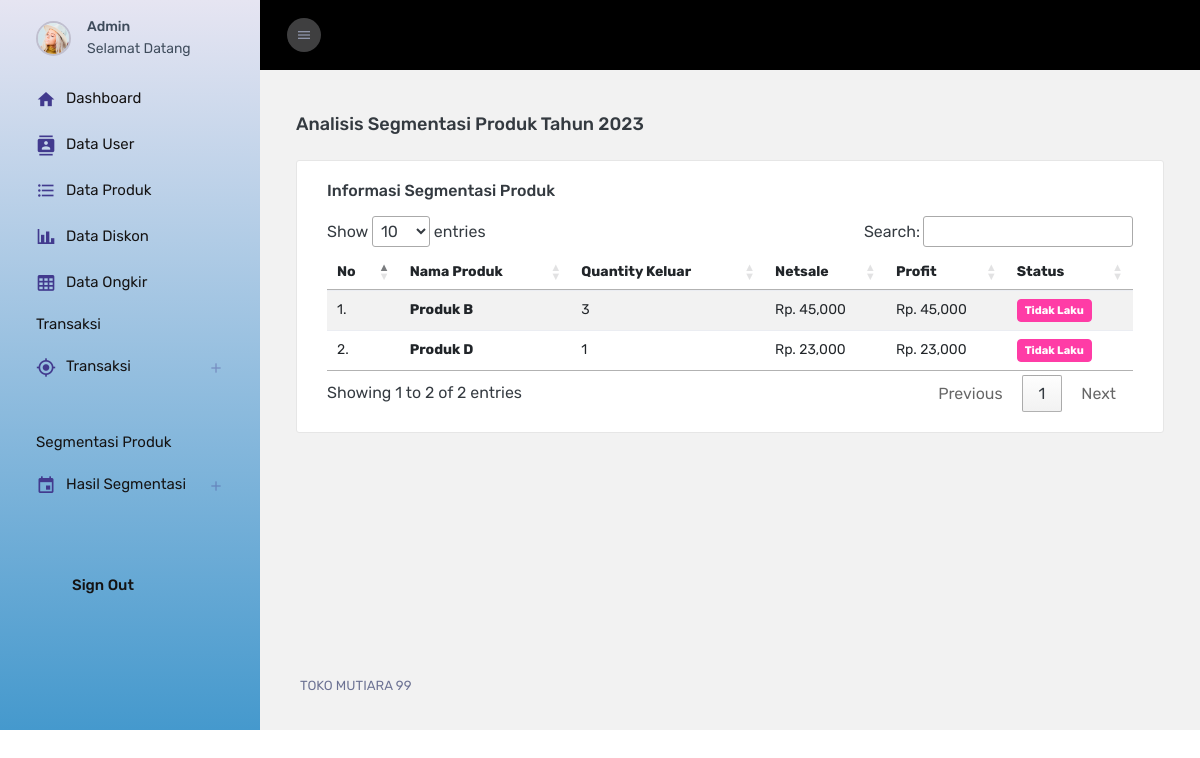
The app's page /Admin/cDashboard/detail_segmentasi/0 (signed in), older data.
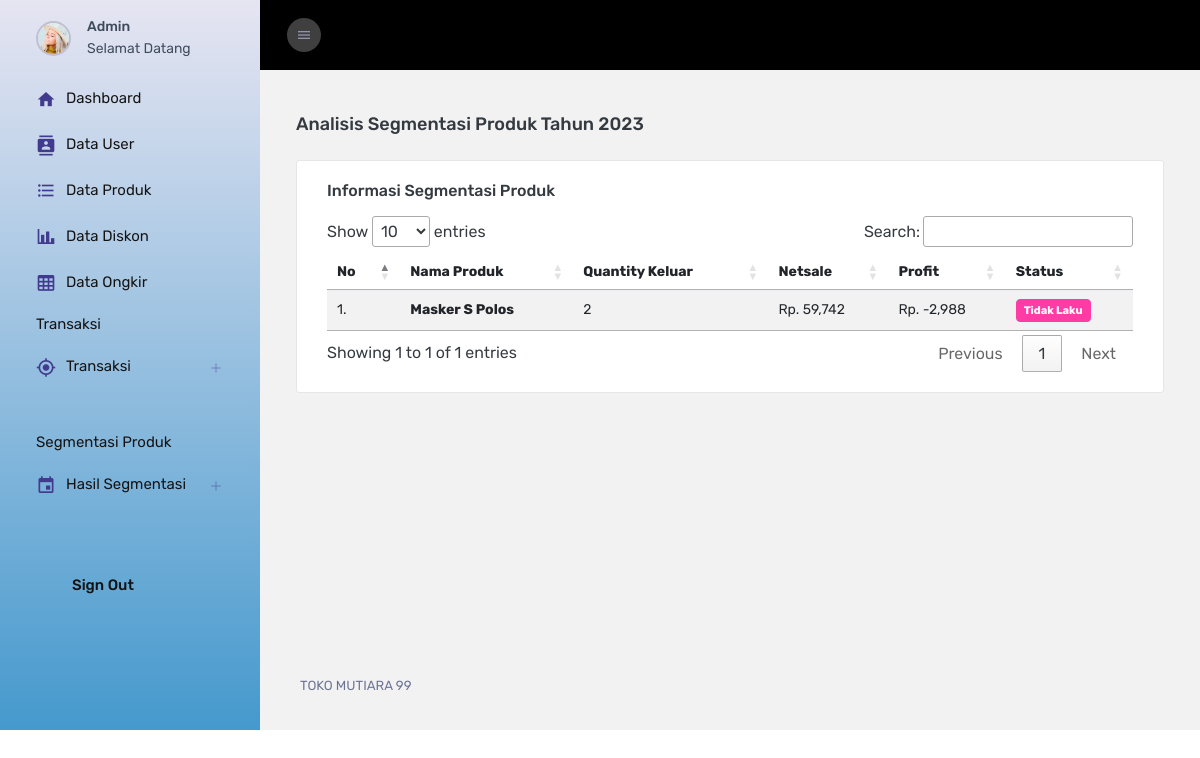
The same page, newer data.
### tables this page shows
CREATE TABLE `produk` (
  `id_produk` int(11) NOT NULL,
  `id_user` int(11) NOT NULL,
  `nama_produk` varchar(125) NOT NULL,
  `keterangan` varchar(20) NOT NULL,
  `harga` varchar(15) NOT NULL,
  `harga_supplier` varchar(30) NOT NULL,
  `stok` int(11) NOT NULL,
  `stat_produk` int(11) NOT NULL,
  `gambar` text NOT NULL
);

### application/controllers/Admin/cDashboard.php (called while the page is built, shortened)
<?php
class cDashboard extends CI_Controller
{
	public function __construct()
	{
		$this->load->model('mDashboard');
		$this->load->model('mSegmentasi');
	}
	public function detail_segmentasi($status)
	{
		$data = array(
			'detail_segmentasi' => $this->mDashboard->detail_segmentasi($status)
		);
		$this->load->view('Admin/Layout/head');
		$this->load->view('Admin/vDetailSegmentasi', $data);
		$this->load->view('Admin/Layout/footer');
	}
}

### index.php (called while the page is built, shortened)
<?php
require_once BASEPATH.'core/CodeIgniter.php';

### application/models/mDashboard.php (called while the page is built, shortened)
<?php
class mDashboard extends CI_Model
{
	public function detail_segmentasi($status)
	{
		return $this->db->query("SELECT nama_produk, stat_produk, produk.id_produk, SUM(qty) as qty, SUM(qty)*harga as netsales, SUM(qty)*harga_supplier as costprice  FROM `detail_transaksi` JOIN produk ON produk.id_produk = detail_transaksi.id_produk WHERE stat_produk = '" . $status . "' GROUP BY produk.id_produk ")->result();
	}
}

### application/views/Admin/vDetailSegmentasi.php (the view, shortened to what this page needs)
<div class="main-panel">
	<div class="content-wrapper">
		<div class="page-header">
			<h3 class="page-title">Analisis Segmentasi Produk Tahun 2023</h3>
		</div>
		<div class="row">
			<div class="col-lg-12 grid-margin stretch-card">
				<div class="card">
					<div class="card-body">
						<h4 class="card-title">Informasi Segmentasi Produk</h4>
						<div class="table-responsive">
							<table id="myTable" class="table table-striped">
								<thead>
									<tr>
										<th>No</th>
										<th>Nama Produk </th>
										<th>Quantity Keluar</th>
										<th>Netsale</th>
										<th>Profit</th>
										<th>Status</th>
									</tr>
								</thead>
								<tbody>
									<?php
									$no = 1;
									foreach ($detail_segmentasi as $key => $value) {
									?>
										<tr>
											<td><?= $no++ ?>.</td>
											<td><i class="fab fa-angular fa-lg text-danger me-3"></i> <strong><?= $value->nama_produk ?></strong></td>
											<td><?= $value->qty ?></td>
											<td>Rp. <?= number_format($value->netsales, 0) ?></td>
											<td>Rp. <?= number_format($value->netsales - $value->costprice, 0) ?></td>
											<td><?php if ($value->stat_produk == '0') {
												?>
													<span class="badge badge-danger">Tidak Laku</span>
												<?php
												} else {
												?>
													<span class="badge badge-success">Laku</span>
												<?php
												} ?>
											</td>
										</tr>
									<?php
									}
									?>
								</tbody>
							</table>
						</div>
					</div>
				</div>
			</div>
		</div>
	</div>

Row changes from the older to the newer data that the page shows:
no longer on this page (row edited): produk: nama_produk "Produk B", qty "3", netsales "45,000", costprice "45,000", stat_produk "Tidak Laku"
changed produk: nama_produk "Produk D" → "Masker S Polos"; qty "1" → "2"; netsales "23,000" → "59,742"; costprice "23,000" → "-2,988"
Text that changed along with them:
text written by a page script: "Show entries Search: Showing 1 to 2 of 2 entries Previous 1 Next" → "Show entries Search: Showing 1 to 1 of 1 entries Previous 1 Next"
